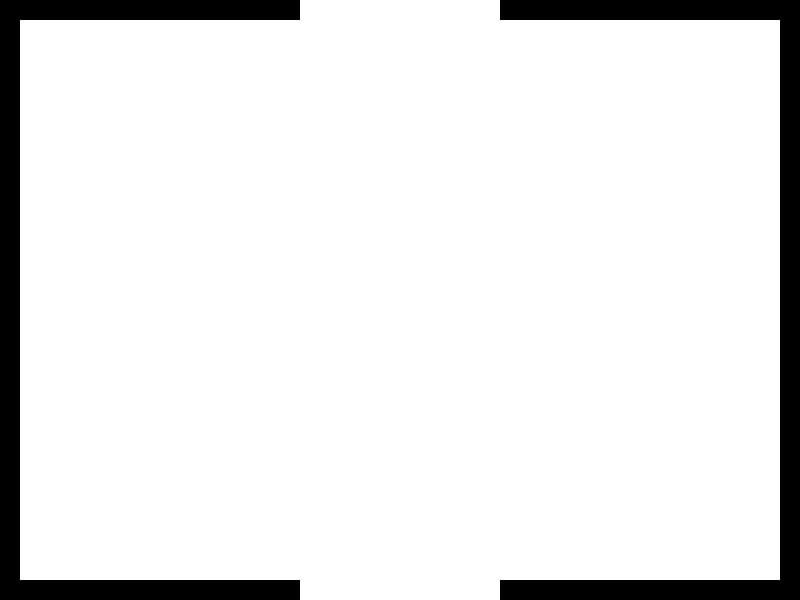

A 2D game scene composited from a Tiled map and its tileset images. What follows is a short description and the map's XML, with each tile layer's data collapsed to a summary:
An orthogonal 40x30 tile map with 20x20 px tiles, 2 tile layers (Image, Collisions).

<map version="1.0" orientation="orthogonal" width="40" height="30" tilewidth="20" tileheight="20">
 <tileset firstgid="1" name="colours" tilewidth="20" tileheight="20">
  <image source="colours.png" width="100" height="40" />
 </tileset>
 <layer name="Image" width="40" height="30">
  <data>[1200 cells, 1200 non-empty, 2 distinct tile ids]</data>
 </layer>
 <layer name="Collisions" width="40" height="30">
  <data>[1200 cells, 116 non-empty, 1 distinct tile ids]</data>
 </layer>
</map>
